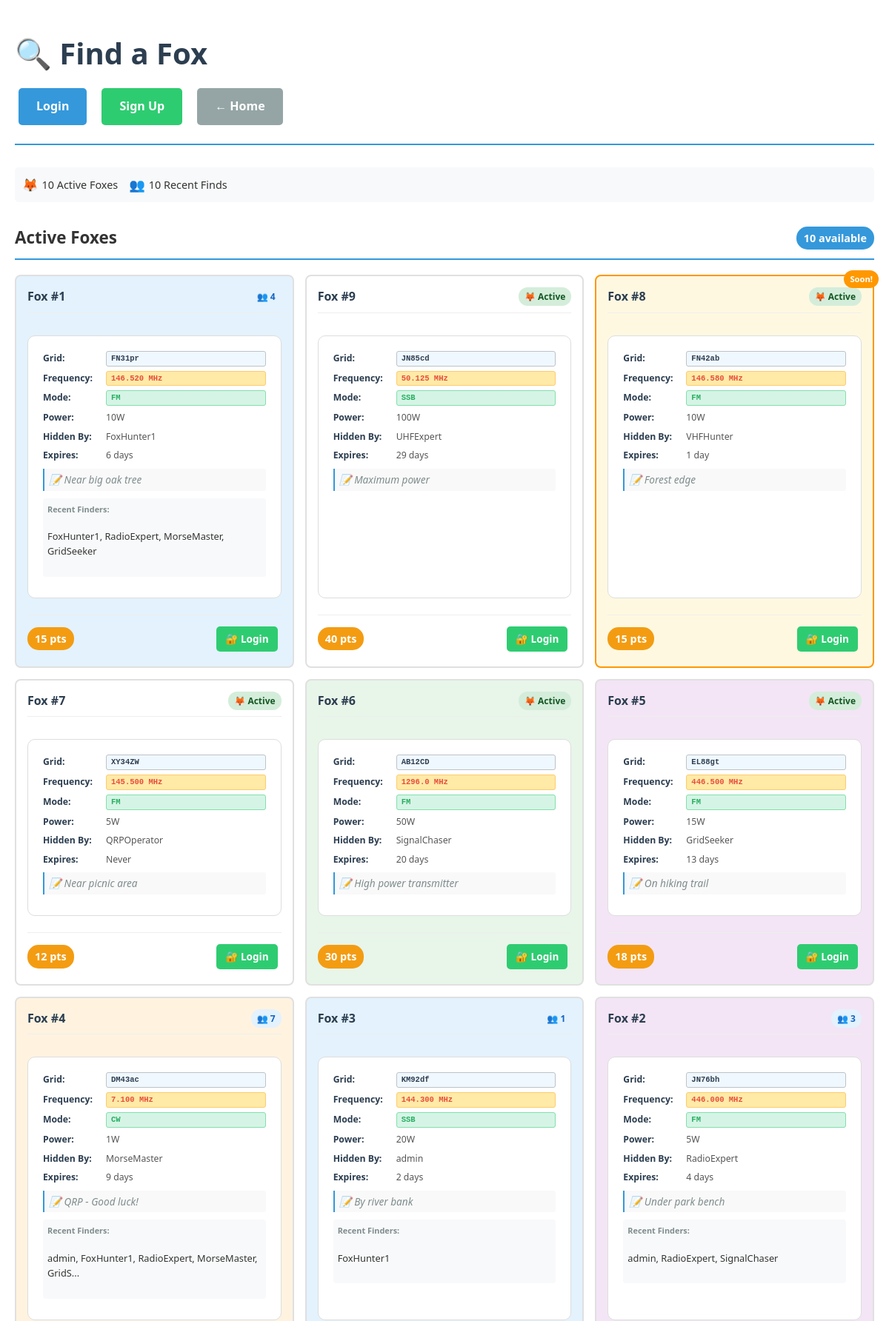
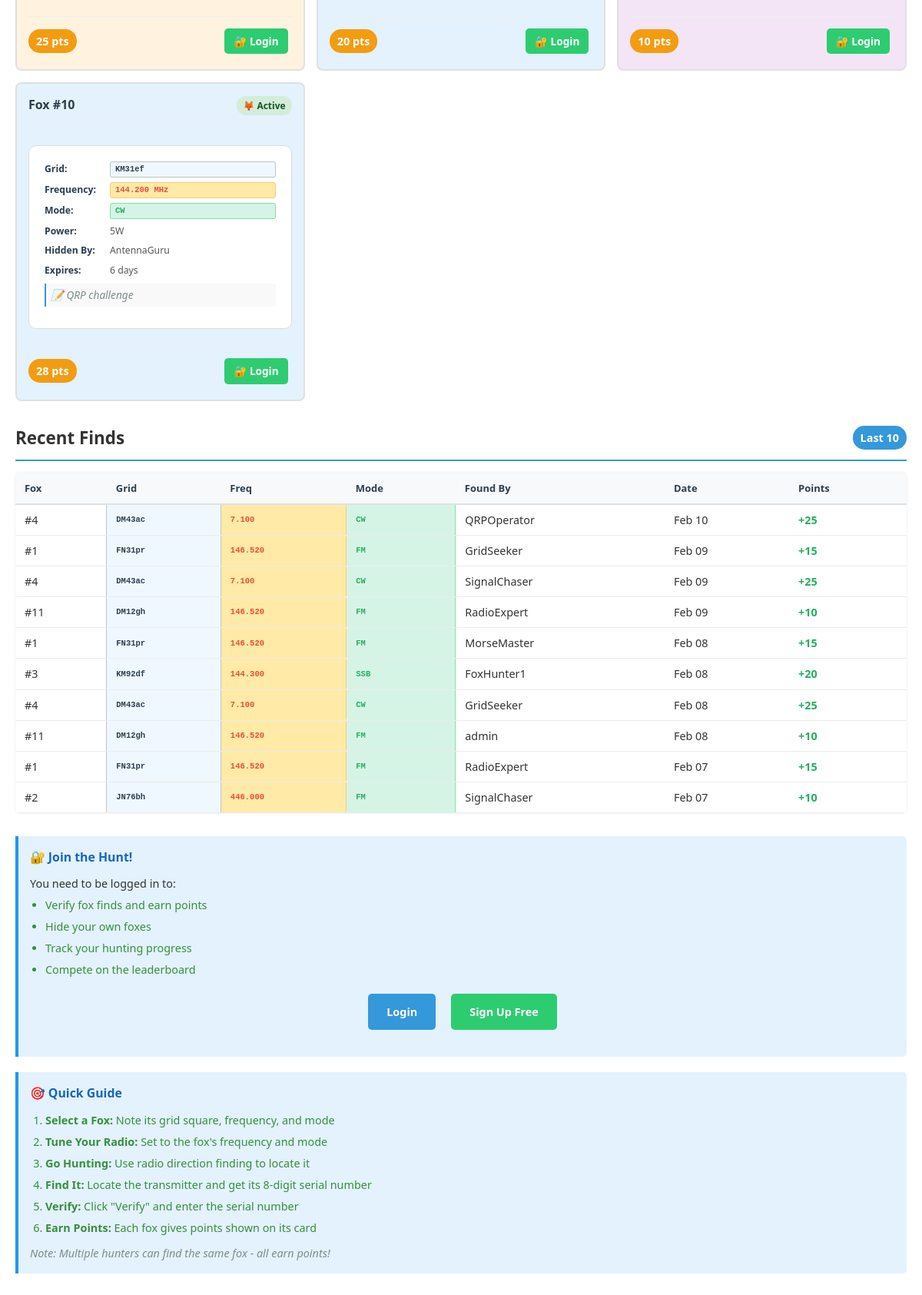
Screenshot of /find_fox.php with the database file from the repository (2 pictures, top to bottom).
### tables this page shows
CREATE TABLE foxes (
    id INT AUTO_INCREMENT PRIMARY KEY,
    serial_number VARCHAR(8) UNIQUE NOT NULL,
    grid_square VARCHAR(6) NOT NULL,
    frequency VARCHAR(8) DEFAULT '146.520',  
    mode VARCHAR(4) DEFAULT 'FM',  
    rf_power VARCHAR(5) DEFAULT '5W',  
    notes VARCHAR(25),
    hidden_by INT,
    hidden_at DATETIME DEFAULT CURRENT_TIMESTAMP,
    expires_at DATETIME,
    points INT DEFAULT 10,
    total_finds INT DEFAULT 0,
    first_found_at DATETIME,
    FOREIGN KEY (hidden_by) REFERENCES users(id) ON DELETE SET NULL,
    INDEX idx_grid_square (grid_square),
    INDEX idx_frequency (frequency),  
    INDEX idx_hidden_by (hidden_by),
    INDEX idx_expires (expires_at),
    INDEX idx_hidden_at (hidden_at DESC),
    INDEX idx_total_finds (total_finds DESC)
);

CREATE TABLE users (
    id INT AUTO_INCREMENT PRIMARY KEY,
    username VARCHAR(50) UNIQUE NOT NULL,
    email VARCHAR(100) NULL,  
    password_hash VARCHAR(255) NOT NULL,
    is_admin BOOLEAN DEFAULT FALSE,
    total_points INT DEFAULT 0,
    foxes_hidden INT DEFAULT 0,
    foxes_found INT DEFAULT 0,
    last_activity DATETIME DEFAULT CURRENT_TIMESTAMP,
    created_at DATETIME DEFAULT CURRENT_TIMESTAMP,
    INDEX idx_username (username),
    INDEX idx_email (email),
    INDEX idx_points (total_points DESC)
);

CREATE TABLE fox_finds (
    id INT AUTO_INCREMENT PRIMARY KEY,
    fox_id INT NOT NULL,
    user_id INT NOT NULL,
    found_at DATETIME DEFAULT CURRENT_TIMESTAMP,
    serial_number VARCHAR(8) NOT NULL,
    points_awarded INT DEFAULT 0,
    FOREIGN KEY (fox_id) REFERENCES foxes(id) ON DELETE CASCADE,
    FOREIGN KEY (user_id) REFERENCES users(id) ON DELETE CASCADE,
    UNIQUE KEY unique_fox_user (fox_id, user_id),
    INDEX idx_fox_id (fox_id),
    INDEX idx_user_id (user_id),
    INDEX idx_found_at (found_at DESC)
);

### find_fox.php (the view, shortened to what the rows shown need)
<?php
require_once 'config.php';
$db = getDB();
$active_foxes = [];
$found_foxes = [];
try {
    $stmt = $db->prepare("SELECT f.*, u.username as hidden_by_username,
                         (SELECT COUNT(*) FROM fox_finds WHERE fox_id = f.id) as total_finds,
                         (SELECT GROUP_CONCAT(DISTINCT uf.username ORDER BY ff.found_at SEPARATOR ', ')
                          FROM fox_finds ff
                          JOIN users uf ON ff.user_id = uf.id
                          WHERE ff.fox_id = f.id
                          LIMIT 3) as recent_finders
        FROM foxes f
        LEFT JOIN users u ON f.hidden_by = u.id
        WHERE f.expires_at IS NULL OR f.expires_at > NOW()
        ORDER BY f.hidden_at DESC");
    $stmt->execute();
    $active_foxes = $stmt->fetchAll();
    $stmt = $db->query("SELECT ff.*, f.grid_square, f.frequency, f.mode, f.rf_power, f.notes,
                        uh.username as hidden_by_username,
                        uf.username as found_by_username
        FROM fox_finds ff
        JOIN foxes f ON ff.fox_id = f.id
        LEFT JOIN users uh ON f.hidden_by = uh.id
        LEFT JOIN users uf ON ff.user_id = uf.id
        ORDER BY ff.found_at DESC
        LIMIT 10");
    $found_foxes = $stmt->fetchAll();
    $user_found_foxes = [];
} catch (PDOException $e) {
    $error = "Error loading foxes: " . $e->getMessage();
}
?>
<!DOCTYPE html>
<html lang="en">
<head>
    <link rel="stylesheet" href="styles.css">
</head>
<body>
    <div class="container">
        <header>
            <h1>🔍 Find a Fox</h1>
        </header>
        <div class="content">
            <div class="section">
                <div class="section-header">
                    <h2>Active Foxes</h2>
                </div>
                <?php if (empty($active_foxes)): ?>
                    <div class="no-foxes">
                        <h3>No Active Foxes</h3>
                        <p>There are currently no active foxes to find.</p>
                        <?php if (isLoggedIn()): ?>
                            <a href="hide_fox.php" class="btn btn-primary btn-small">Hide a New Fox</a>
                        <?php else: ?>
                            <a href="login.php" class="btn btn-primary btn-small">Login to Hide a Fox</a>
                        <?php endif; ?>
                    </div>
                <?php else: ?>
                    <div class="foxes-grid">
                        <?php foreach ($active_foxes as $fox):
                            $expires_soon = false;
                            $user_has_found = in_array($fox['id'], $user_found_foxes);
                            if ($fox['expires_at']) {
                                $expires = new DateTime($fox['expires_at']);
                                $now = new DateTime();
                                $interval = $now->diff($expires);
                                $expires_soon = $interval->days < 2;
                            }
                            $band_class = '';
                            if (strpos($fox['frequency'], '146') === 0 || strpos($fox['frequency'], '144') === 0) {
                                $band_class = 'band-2m';
                            } elseif (strpos($fox['frequency'], '446') === 0) {
                                $band_class = 'band-70cm';
                            } elseif (strpos($fox['frequency'], '1296') === 0) {
                                $band_class = 'band-23cm';
                            } elseif (strpos($fox['frequency'], '7.') === 0 || strpos($fox['frequency'], '14.') === 0) {
                                $band_class = 'band-hf';
                            }
                            $card_classes = ['fox-card'];
                            if ($expires_soon) $card_classes[] = 'expiring-soon';
                            if ($band_class) $card_classes[] = $band_class;
                        ?>
                            <div class="<?php echo implode(' ', $card_classes); ?>">
                                <div class="fox-header">
                                    <div class="fox-id">Fox #<?php echo $fox['id']; ?></div>
                                    <div class="fox-status">
                                        <?php if ($fox['total_finds'] > 0): ?>
                                            <span class="status-badge status-found">👥 <?php echo $fox['total_finds']; ?></span>
                                        <?php else: ?>
                                            <span class="status-badge status-active">🦊 Active</span>
                                        <?php endif; ?>
                                    </div>
                                </div>
                                <div class="fox-details">
                                    <div class="fox-detail-row">
                                        <span class="fox-label">Grid:</span>
                                        <span class="fox-value grid-square-value"><?php echo $fox['grid_square']; ?></span>
                                    </div>
                                    <div class="fox-detail-row">
                                        <span class="fox-label">Frequency:</span>
                                        <span class="fox-value frequency-value"><?php echo $fox['frequency']; ?> MHz</span>
                                    </div>
                                    <div class="fox-detail-row">
                                        <span class="fox-label">Mode:</span>
                                        <span class="fox-value mode-value"><?php echo htmlspecialchars($fox['mode']); ?></span>
                                    </div>
                                    <div class="fox-detail-row">
                                        <span class="fox-label">Power:</span>
                                        <span class="fox-value"><?php echo htmlspecialchars($fox['rf_power']); ?></span>
                                    </div>
                                    <div class="fox-detail-row">
                                        <span class="fox-label">Hidden By:</span>
                                        <span class="fox-value"><?php echo htmlspecialchars($fox['hidden_by_username']); ?></span>
                                    </div>
                                    <div class="fox-detail-row">
                                        <span class="fox-label">Expires:</span>
                                        <span class="fox-value">
                                            <?php if ($fox['expires_at']): ?>
                                                <?php
                                                $expires = new DateTime($fox['expires_at']);
                                                $now = new DateTime();
                                                $interval = $now->diff($expires);
                                                if ($interval->days > 0) {
                                                    echo $interval->days . ' day' . ($interval->days != 1 ? 's' : '');
                                                } elseif ($interval->h > 0) {
                                                    echo $interval->h . ' hour' . ($interval->h != 1 ? 's' : '');
                                                } else {
                                                    echo 'Today';
                                                }
                                                ?>
                                            <?php else: ?>
                                                Never
                                            <?php endif; ?>
                                        </span>
                                    </div>
                                    <?php if ($fox['notes']): ?>
                                        <div class="fox-notes" title="<?php echo htmlspecialchars($fox['notes']); ?>">
                                            📝 <?php echo htmlspecialchars(strlen($fox['notes']) > 40 ? substr($fox['notes'], 0, 40) . '...' : $fox['notes']); ?>
                                        </div>
                                    <?php endif; ?>
                                    <?php if ($fox['total_finds'] > 0 && $fox['recent_finders']): ?>
                                        <div class="finders-list">
                                            <h5>Recent Finders:</h5>
                                            <p><?php echo htmlspecialchars(strlen($fox['recent_finders']) > 50 ? substr($fox['recent_finders'], 0, 50) . '...' : $fox['recent_finders']); ?></p>
                                        </div>
                                    <?php endif; ?>
                                </div>
                                <div class="fox-footer">
                                    <div class="points-badge">
                                        <?php echo $fox['points']; ?> pts
                                    </div>
                                    <div>
                                        <?php if (isLoggedIn()): ?>
                                            <?php if ($user_has_found): ?>
                                                <button class="btn btn-success action-btn" disabled>
                                                    ✅ Found
                                                </button>
                                            <?php else: ?>
                                                <a href="verify_fox.php?id=<?php echo $fox['id']; ?>" class="btn btn-success action-btn">
                                                    🔍 Verify
                                                </a>
                                            <?php endif; ?>
                                        <?php else: ?>
                                            <a href="login.php" class="btn btn-success action-btn">
                                                🔐 Login
                                            </a>
                                        <?php endif; ?>
                                    </div>
                                </div>
                                <?php if ($expires_soon): ?>
                                    <div class="expiry-warning">Soon!</div>
                                <?php endif; ?>
                            </div>
                        <?php endforeach; ?>
                    </div>
                <?php endif; ?>
            </div>
            <div class="section">
                <div class="section-header">
                    <h2>Recent Finds</h2>
                </div>
                <?php if (!empty($found_foxes)): ?>
                    <table class="recent-finds-table">
                        <thead>
                            <tr>
                                <th>Fox</th>
                                <th>Grid</th>
                                <th>Freq</th>
                                <th>Mode</th>
                                <th>Found By</th>
                                <th>Date</th>
                                <th>Points</th>
                            </tr>
                        </thead>
                        <tbody>
                            <?php foreach ($found_foxes as $find): ?>
                                <tr>
                                    <td>#<?php echo $find['fox_id']; ?></td>
                                    <td class="grid-square-value"><?php echo $find['grid_square']; ?></td>
                                    <td class="frequency-value"><?php echo $find['frequency']; ?></td>
                                    <td class="mode-value"><?php echo $find['mode']; ?></td>
                                    <td>
                                        <?php echo htmlspecialchars($find['found_by_username']); ?>
                                    </td>
                                    <td><?php echo date('M d', strtotime($find['found_at'])); ?></td>
                                    <td class="points-cell" style="color: #27ae60; font-weight: bold;">+<?php echo $find['points_awarded']; ?></td>
                                </tr>
                            <?php endforeach; ?>
                        </tbody>
                    </table>
                <?php endif; ?>
            </div>
        </div>
    </div>
</body>
</html>

### rows the page displays
foxes: id "1", total_finds "4", grid_square "FN31pr", frequency "146.520", mode "FM", rf_power "10W", hidden_by.username "FoxHunter1", expires_at "6", notes "Near big oak tree", recent_finders "FoxHunter1, RadioExpert, MorseMaster, GridSeeker", points "15"
foxes: id "9", shows "🦊 Active", grid_square "JN85cd", frequency "50.125", mode "SSB", rf_power "100W", hidden_by.username "UHFExpert", expires_at "29", notes "Maximum power", points "40"
foxes: id "8", shows "🦊 Active", grid_square "FN42ab", frequency "146.580", mode "FM", rf_power "10W", hidden_by.username "VHFHunter", expires_at "1", notes "Forest edge", points "15", shows "Soon!"
foxes: id "7", shows "🦊 Active", grid_square "XY34ZW", frequency "145.500", mode "FM", rf_power "5W", hidden_by.username "QRPOperator", shows "Never", notes "Near picnic area", points "12"
foxes: id "6", shows "🦊 Active", grid_square "AB12CD", frequency "1296.0", mode "FM", rf_power "50W", hidden_by.username "SignalChaser", expires_at "20", notes "High power transmitter", points "30"
foxes: id "5", shows "🦊 Active", grid_square "EL88gt", frequency "446.500", mode "FM", rf_power "15W", hidden_by.username "GridSeeker", expires_at "13", notes "On hiking trail", points "18"
foxes: id "4", total_finds "7", grid_square "DM43ac", frequency "7.100", mode "CW", rf_power "1W", hidden_by.username "MorseMaster", expires_at "9", notes "QRP - Good luck!", recent_finders "admin, FoxHunter1, RadioExpert, MorseMaster, GridS...", points "25"
foxes: id "3", total_finds "1", grid_square "KM92df", frequency "144.300", mode "SSB", rf_power "20W", hidden_by.username "admin", expires_at "2", notes "By river bank", recent_finders "FoxHunter1", points "20"
foxes: id "2", total_finds "3", grid_square "JN76bh", frequency "446.000", mode "FM", rf_power "5W", hidden_by.username "RadioExpert", expires_at "4", notes "Under park bench", recent_finders "admin, RadioExpert, SignalChaser", points "10"
foxes: id "10", shows "🦊 Active", grid_square "KM31ef", frequency "144.200", mode "CW", rf_power "5W", hidden_by.username "AntennaGuru", expires_at "6", notes "QRP challenge", points "28"
fox_finds: fox "4", fox.grid_square "DM43ac", fox.frequency "7.100", fox.mode "CW", user.username "QRPOperator", found_at "Feb 10", points_awarded "25"
fox_finds: fox "1", fox.grid_square "FN31pr", fox.frequency "146.520", fox.mode "FM", user.username "GridSeeker", found_at "Feb 09", points_awarded "15"
fox_finds: fox "4", fox.grid_square "DM43ac", fox.frequency "7.100", fox.mode "CW", user.username "SignalChaser", found_at "Feb 09", points_awarded "25"
fox_finds: fox "11", fox.grid_square "DM12gh", fox.frequency "146.520", fox.mode "FM", user.username "RadioExpert", found_at "Feb 09", points_awarded "10"
fox_finds: fox "1", fox.grid_square "FN31pr", fox.frequency "146.520", fox.mode "FM", user.username "MorseMaster", found_at "Feb 08", points_awarded "15"
fox_finds: fox "3", fox.grid_square "KM92df", fox.frequency "144.300", fox.mode "SSB", user.username "FoxHunter1", found_at "Feb 08", points_awarded "20"
fox_finds: fox "4", fox.grid_square "DM43ac", fox.frequency "7.100", fox.mode "CW", user.username "GridSeeker", found_at "Feb 08", points_awarded "25"
fox_finds: fox "11", fox.grid_square "DM12gh", fox.frequency "146.520", fox.mode "FM", user.username "admin", found_at "Feb 08", points_awarded "10"
fox_finds: fox "1", fox.grid_square "FN31pr", fox.frequency "146.520", fox.mode "FM", user.username "RadioExpert", found_at "Feb 07", points_awarded "15"
fox_finds: fox "2", fox.grid_square "JN76bh", fox.frequency "446.000", fox.mode "FM", user.username "SignalChaser", found_at "Feb 07", points_awarded "10"

### other values shown
count($active_foxes) "10"
count($found_foxes) "10"
